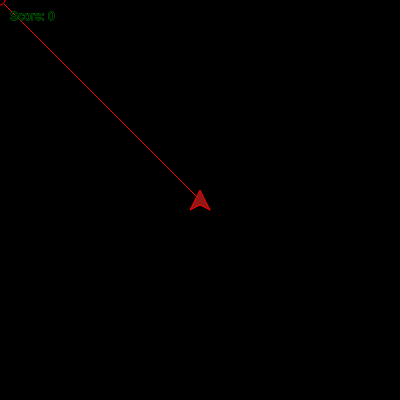
Frame 1 (no input)
Frame 60 (no input): identical to frame 1, image omitted
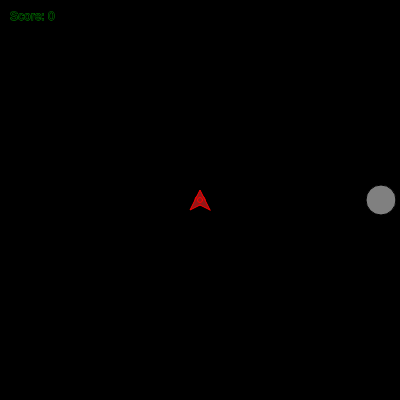
Frame 120 (the mouse pressed at the canvas centre since frame 60)

The p5.js sketch that drew these frames (run headless with seeded random() and noise() and a simulated clock; from frame 60 on, the mouse is pressed at the canvas centre):

// p5.js sketch
// ── sketch.js
//Author @Ethan Judice
let score;
let asteroid, ship;
let x, y;
let health, damage;
let randInt;


function setup() {
  createCanvas(400,400);
  randInt = 0;
  score = 0;
  bullet ={
    pos: createVector(mouseX, mouseY),
    damage:1
  };
  //Asteroid stats
  asteroid = {
    pos: createVector(500, 200),
    health: 1,
    speed: 1,
  };
  //Ship stats
  ship = {
    pos: createVector(200, 200),
    health: 10,
  };
//fill(0);  
}

  
function draw() {
  background('black');
  stroke('red');
  line(ship.pos.x,ship.pos.y,mouseX,mouseY);
  fill('black')
  ellipse(mouseX,mouseY,10,10);  
  push();
  //ship
  fill(146,24,24);
  beginShape(ship);
  vertex(ship.pos.x + 10, ship.pos.y+10);
  vertex(ship.pos.x, ship.pos.y-10);
  vertex(ship.pos.x -10, ship.pos.y+10);
  vertex(ship.pos.x, ship.pos.y+5);
  endShape();
  line(ship.pos.x,ship.pos.y+5,ship.pos.x+10,ship.pos.y+10)
  //HUD
  fill("black");
  stroke("green");
  text("Score: " + score, 10, 20);
  //asteroid(s)
  stroke('black');
  fill("gray");
  ellipse(asteroid.pos.x, asteroid.pos.y, 30, 30);
  //Ship damage check
  if (p5.Vector.sub(ship.pos, asteroid.pos).mag() <= 20) {
    ship.health = ship.health - 1;
  }
  //checks if shot lands, if so respawns asteroid in random position
  if(mouseIsPressed){
    bullet.pos = createVector(mouseX, mouseY);
    if (p5.Vector.sub(bullet.pos, asteroid.pos).mag() <= 20) {
      asteroid.health = asteroid.health - 1;
    }
    if(asteroid.health <= 0){
      randInt = random(['0','1','2','3']);
      switch(randInt){
        case '0':
          asteroid.pos.x = 0;
          asteroid.pos.y = random(0,400);
          break;
        case '1':
          asteroid.pos.y = 0;
          asteroid.pos.x = random(0,400);
          break;
        case '2':
          asteroid.pos.x = 400;
          asteroid.pos.y = random(0,400);
          break;
        case '3':
          asteroid.pos.y = 400;
          asteroid.pos.x = random(0,400);
          break;
      }
      asteroid.health = 1;
      score = score + 100;
    }
  }
  //Health detection
  if (ship.health <= 0) {
    background(0);
    textSize(20);
    text("  You Died \n Score:  " + score, 150, 200);
  }
  //movement keys (WASD)
  if (keyIsDown(87)) {
    ship.pos.y -= 2;
  }
  if (keyIsDown(83)) {
    ship.pos.y += 2;
  }
  if (keyIsDown(65)) {
    ship.pos.x -= 2;
  }
  if (keyIsDown(68)) {
    ship.pos.x += 2;
  }
  asteroid.pos.add(p5.Vector.sub(ship.pos, asteroid.pos).limit(asteroid.speed))
  pop();
//Create lazer dot
  if(mouseIsPressed){
    fill(146,24,24)
    ellipse(mouseX,mouseY,5,5);
  } 
}
